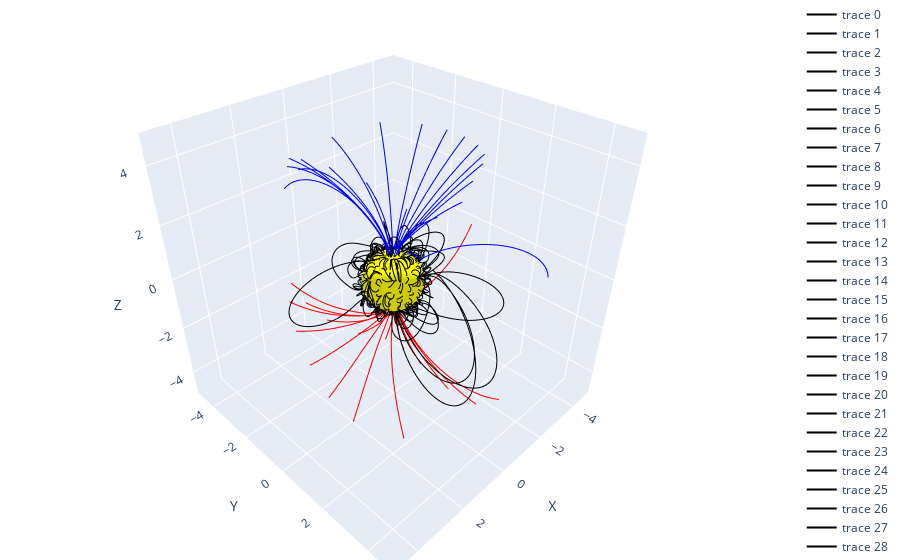

The cell this chart's notebook holds for it:
### Code cell
sh = visualization_tools.SHVisualizer(G, H)
sh.visualize_field_lines(grid_density=20, r=1.1, closed_only=False)
